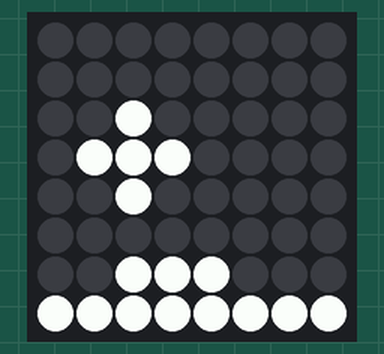
This program was run on a simulated Raspberry Pi (BCM pin numbers) with a Sense HAT. On the bench: the Sense HAT's 8×8 RGB LED matrix. At 0.0 s the program stops and its outputs stay as they are.

Above: at 0.1 s.

The program:

sensehat.py
```python
from sense_hat import SenseHat
from time import sleep
sense = SenseHat()


r = (255, 0, 0)
g = (0, 255, 0)
b = (0, 0, 255)
k = (0, 0, 0)
w = (255, 255, 255)
c = (0, 255, 255)
y = (255, 255, 0)
o = (255, 128, 0)
n = (255, 128, 128)
p = (128, 0, 128)
d = (255, 0, 128)
l = (128, 255, 128)

snow =  [k, k, k, k, k, k, k, k,
         k, k, k, k, k, k, k, k,
         k, k, w, k, k, k, k, k,
         k, w, w, w, k, k, k, k,
         k, k, w, k, k, k, k, k,
         k, k, k, k, k, k, k, k,
         k, k, w, w, w, k, k, k,
         w, w, w, w, w, w, w, w
]

sense.set_pixels(snow)
# sense.set_pixel(0,4,255,255,255)
# sense.set_pixel(2,4,255,255,255)
# sense.set_pixel(4,4,255,255,255)
```
